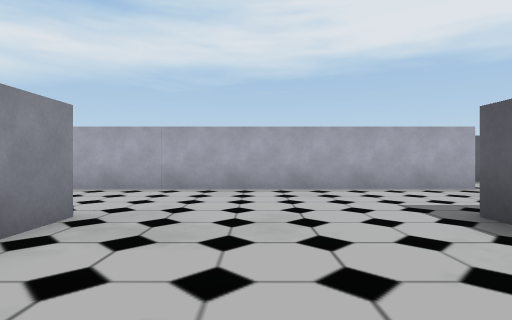
view 1 (above)

15 first-person views from a walk through a 3-D level made in the Unity game engine. The camera is 1.4 m above the floor, looks level and sees 80° across. The floor is counted in squares, 2 m on a side. Each view is taken from the middle of a square. On the plan, view 1 faces up. The plan holds only what a view shows up to about 10 squares ahead; the rest is blank. The player character is not drawn. Some surface patterns are stand-ins.

view 2
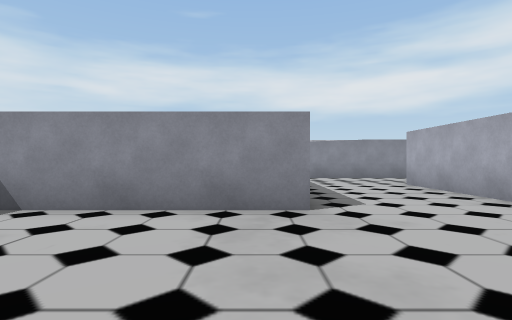

view 3
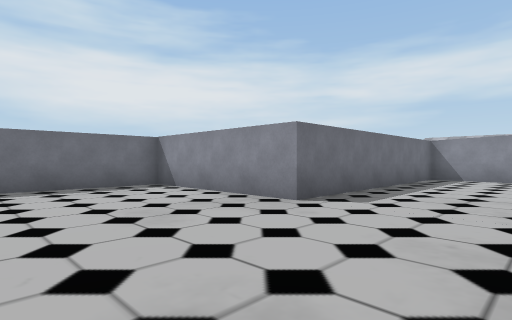

view 4
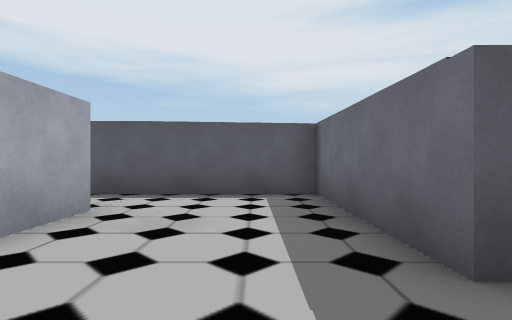

view 5
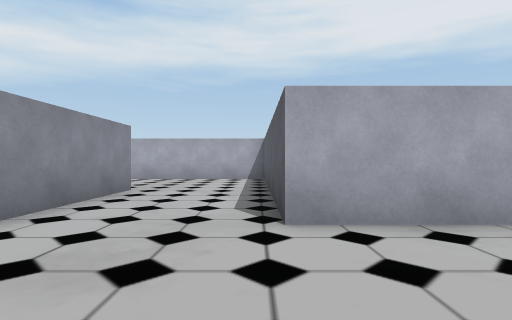

view 6
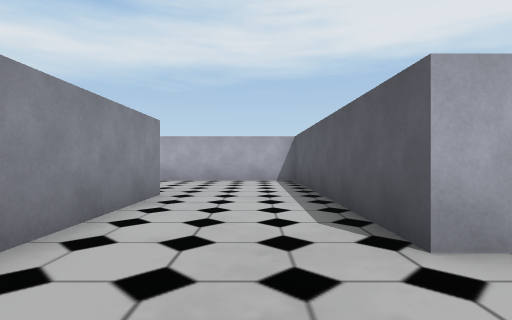

view 7
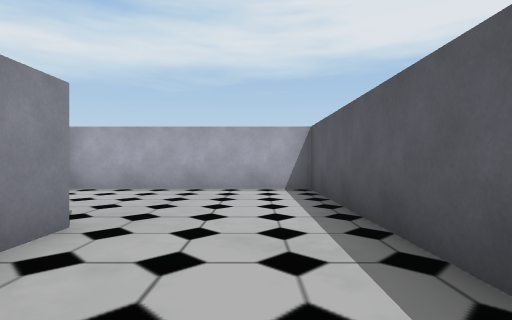

view 8
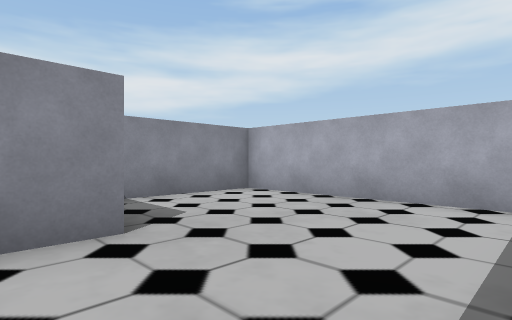

view 9
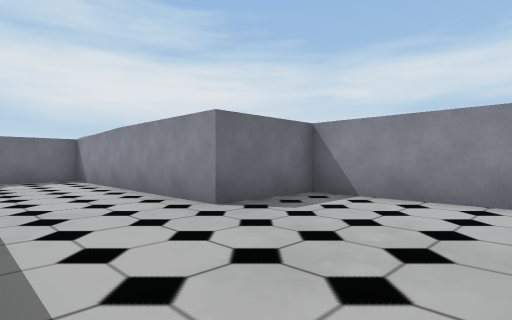

view 10
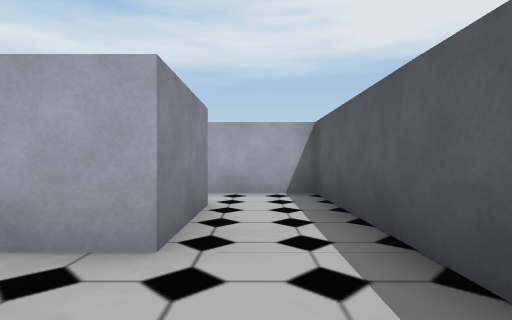

view 11
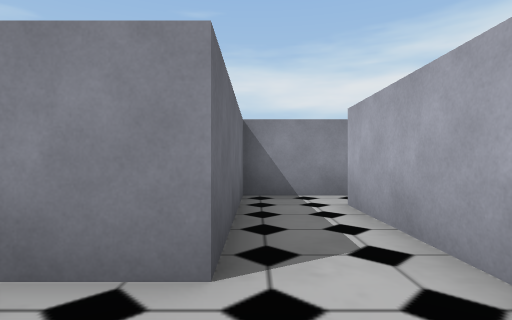

view 12
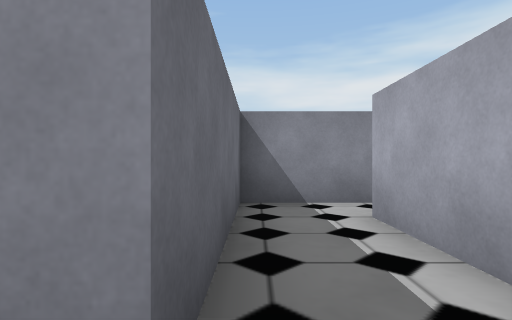

view 13
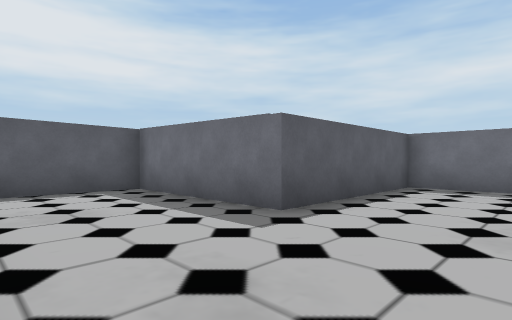

view 14
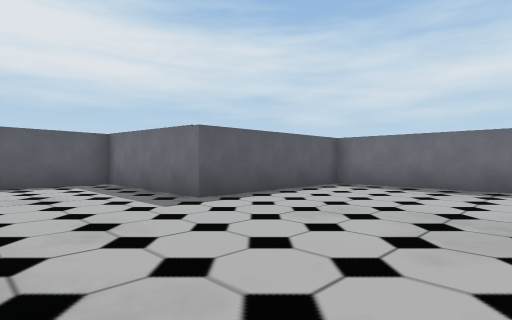

view 15
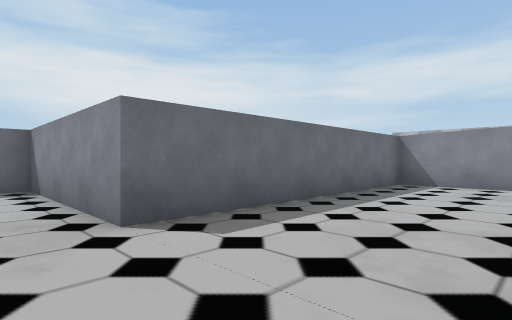

### Floor plan
Points are (right, up) in squares from view 1. A wall is a line through its corners. A room is listed if a view was taken in it or the views show most of it. See-through windows are left out.
Room 1 (views 1, 2, 3, 4, 5, 6, 7, 8, 9, 10, 13, 14, 15)
walls: (5.3, 7.3) (-6.7, 7.3) (-6.7, 15.3) (-12.6, 15.3) (-12.6, 11.2) (-9.9, 11.2) (-9.9, 3.8) (-2.3, 3.8) (-2.3, -1.3) (2.7, -1.3) (2.7, 3.8) (7.3, 3.8) (7.3, 7.5)
ways out: opening at (6.5, 8.5) to room 2
Room 2 (views 11, 12)
walls: (7.3, 7.5) (7.3, 11.4) (2.2, 11.4); (1, 12) (1, 9.7) (5.3, 9.7) (5.3, 7.3)
ways out: opening at (6.5, 8.5) to room 1

Where each view was taken, in squares from view 1:
view 1: 0 up, 0 right, facing up
view 2: 3 up, 2 right, facing left
view 3: 7 up, 2 right, facing down-left
view 4: 5 up, 1 right, facing right
view 5: 4 up, 7 left, facing up
view 6: 5 up, 8 left, facing up
view 7: 8 up, 8 left, facing up
view 8: 10 up, 7 left, facing up-left
view 9: 15 up, 7 left, facing down-left
view 10: 5 up, 6 right, facing up
view 11: 10 up, 7 right, facing left
view 12: 10 up, 6 right, facing left
view 13: 7 up, 0 right, facing down-right
view 14: 7 up, 2 left, facing down-right
view 15: 7 up, 1 left, facing down-left
